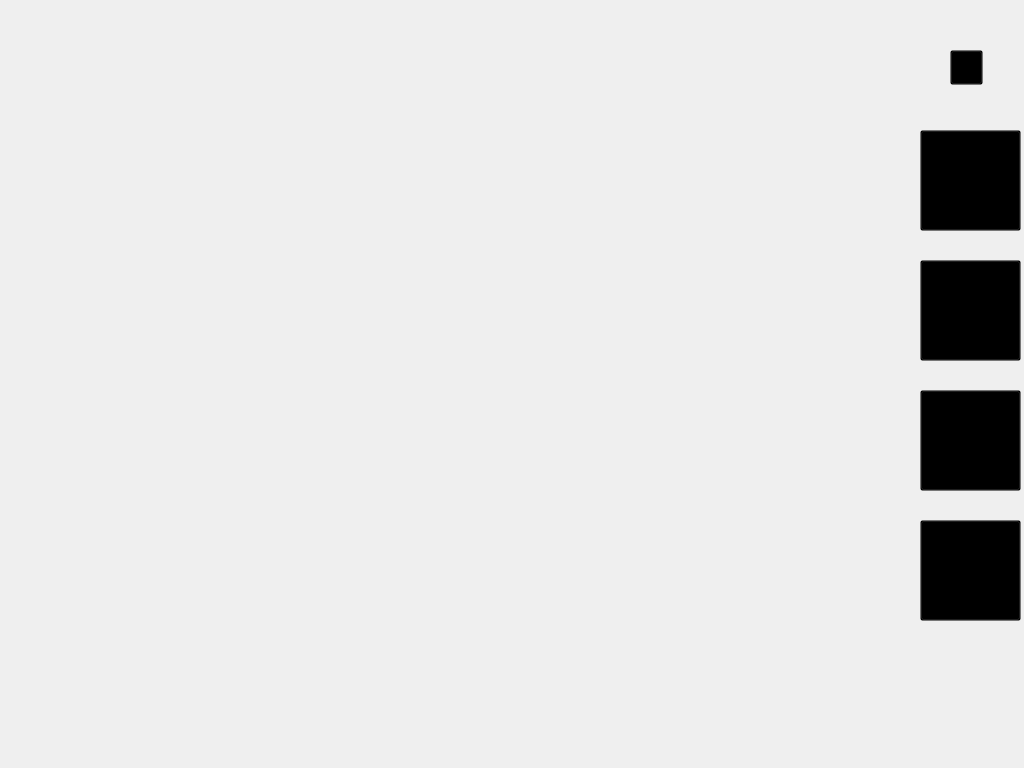
<?xml version="1.0" encoding="UTF-8"?>
<ui version="4.0">
 <class>MainForm</class>
 <widget class="QWidget" name="MainForm">
  <property name="geometry">
   <rect>
    <x>0</x>
    <y>0</y>
    <width>1024</width>
    <height>768</height>
   </rect>
  </property>
  <property name="windowTitle">
   <string>Form</string>
  </property>
  <property name="styleSheet">
   <string notr="true"/>
  </property>
  <widget class="QStackedWidget" name="stackedWidget">
   <property name="geometry">
    <rect>
     <x>0</x>
     <y>60</y>
     <width>920</width>
     <height>708</height>
    </rect>
   </property>
   <property name="styleSheet">
    <string notr="true">background-color: transparent;</string>
   </property>
   <property name="currentIndex">
    <number>1</number>
   </property>
   <widget class="QWidget" name="homePage"/>
   <widget class="QWidget" name="systemPage">
    <widget class="QStackedWidget" name="stackedWidget_2">
     <property name="geometry">
      <rect>
       <x>0</x>
       <y>0</y>
       <width>920</width>
       <height>611</height>
      </rect>
     </property>
     <widget class="QWidget" name="modularAirPage">
      <widget class="QFrame" name="frame_3">
       <property name="geometry">
        <rect>
         <x>10</x>
         <y>60</y>
         <width>253</width>
         <height>283</height>
        </rect>
       </property>
       <property name="styleSheet">
        <string notr="true">border-image: url(:/UI/Widget/系统监控（组空）2.png);</string>
       </property>
       <property name="frameShape">
        <enum>QFrame::StyledPanel</enum>
       </property>
       <property name="frameShadow">
        <enum>QFrame::Raised</enum>
       </property>
      </widget>
      <widget class="QFrame" name="frame_4">
       <property name="geometry">
        <rect>
         <x>10</x>
         <y>430</y>
         <width>241</width>
         <height>171</height>
        </rect>
       </property>
       <property name="styleSheet">
        <string notr="true">border-image: url(:/UI/Widget/系统监控（组空）3.png);</string>
       </property>
       <property name="frameShape">
        <enum>QFrame::StyledPanel</enum>
       </property>
       <property name="frameShadow">
        <enum>QFrame::Raised</enum>
       </property>
      </widget>
      <widget class="QStackedWidget" name="stackedWidget_3">
       <property name="geometry">
        <rect>
         <x>270</x>
         <y>10</y>
         <width>641</width>
         <height>581</height>
        </rect>
       </property>
       <widget class="QWidget" name="page"/>
      </widget>
     </widget>
     <widget class="QWidget" name="modularChillerPage">
      <widget class="QFrame" name="frame_5">
       <property name="geometry">
        <rect>
         <x>30</x>
         <y>60</y>
         <width>120</width>
         <height>80</height>
        </rect>
       </property>
       <property name="frameShape">
        <enum>QFrame::StyledPanel</enum>
       </property>
       <property name="frameShadow">
        <enum>QFrame::Raised</enum>
       </property>
      </widget>
     </widget>
    </widget>
   </widget>
   <widget class="QWidget" name="paraPage"/>
  </widget>
  <widget class="QFrame" name="frame">
   <property name="geometry">
    <rect>
     <x>0</x>
     <y>0</y>
     <width>1024</width>
     <height>768</height>
    </rect>
   </property>
   <property name="styleSheet">
    <string notr="true">#frame {background-image: url(:/UI/Frame/背景.png);
background-color: transparent;}</string>
   </property>
   <property name="frameShape">
    <enum>QFrame::StyledPanel</enum>
   </property>
   <property name="frameShadow">
    <enum>QFrame::Raised</enum>
   </property>
   <widget class="QPushButton" name="paraButton">
    <property name="geometry">
     <rect>
      <x>920</x>
      <y>520</y>
      <width>101</width>
      <height>101</height>
     </rect>
    </property>
    <property name="styleSheet">
     <string notr="true">#paraButton {background-image: url(:/UI/Frame/参数设置.png);
background-color: transparent; }</string>
    </property>
    <property name="text">
     <string/>
    </property>
   </widget>
   <widget class="QPushButton" name="eventButton">
    <property name="geometry">
     <rect>
      <x>920</x>
      <y>390</y>
      <width>101</width>
      <height>101</height>
     </rect>
    </property>
    <property name="styleSheet">
     <string notr="true">#eventButton {background-image: url(:/UI/Frame/事件记录.png);
background-color: transparent; }</string>
    </property>
    <property name="text">
     <string/>
    </property>
   </widget>
   <widget class="QPushButton" name="curveButton">
    <property name="geometry">
     <rect>
      <x>920</x>
      <y>260</y>
      <width>101</width>
      <height>101</height>
     </rect>
    </property>
    <property name="styleSheet">
     <string notr="true">#curveButton {background-image: url(:/UI/Frame/曲线走势.png);
background-color: transparent; }</string>
    </property>
    <property name="text">
     <string/>
    </property>
   </widget>
   <widget class="QPushButton" name="systemButton">
    <property name="geometry">
     <rect>
      <x>920</x>
      <y>130</y>
      <width>101</width>
      <height>101</height>
     </rect>
    </property>
    <property name="styleSheet">
     <string notr="true">#systemButton {background-image: url(:/UI/Frame/系统监控.png); 
background-color: transparent; }</string>
    </property>
    <property name="text">
     <string/>
    </property>
   </widget>
   <widget class="QPushButton" name="backButton">
    <property name="geometry">
     <rect>
      <x>950</x>
      <y>50</y>
      <width>33</width>
      <height>35</height>
     </rect>
    </property>
    <property name="styleSheet">
     <string notr="true">#backButton {background-image: url(:/UI/Frame/返回首页.png);
background-color: transparent; }</string>
    </property>
    <property name="text">
     <string/>
    </property>
   </widget>
   <widget class="QFrame" name="frame_2">
    <property name="geometry">
     <rect>
      <x>230</x>
      <y>0</y>
      <width>361</width>
      <height>51</height>
     </rect>
    </property>
    <property name="styleSheet">
     <string notr="true">#frame_2 {background-image: url(:/UI/Frame/标题.png);background-color: transparent; }</string>
    </property>
    <property name="frameShape">
     <enum>QFrame::StyledPanel</enum>
    </property>
    <property name="frameShadow">
     <enum>QFrame::Raised</enum>
    </property>
   </widget>
  </widget>
  <zorder>frame</zorder>
  <zorder>stackedWidget</zorder>
 </widget>
 <resources/>
 <connections/>
 <slots>
  <slot>slot1()</slot>
 </slots>
</ui>
